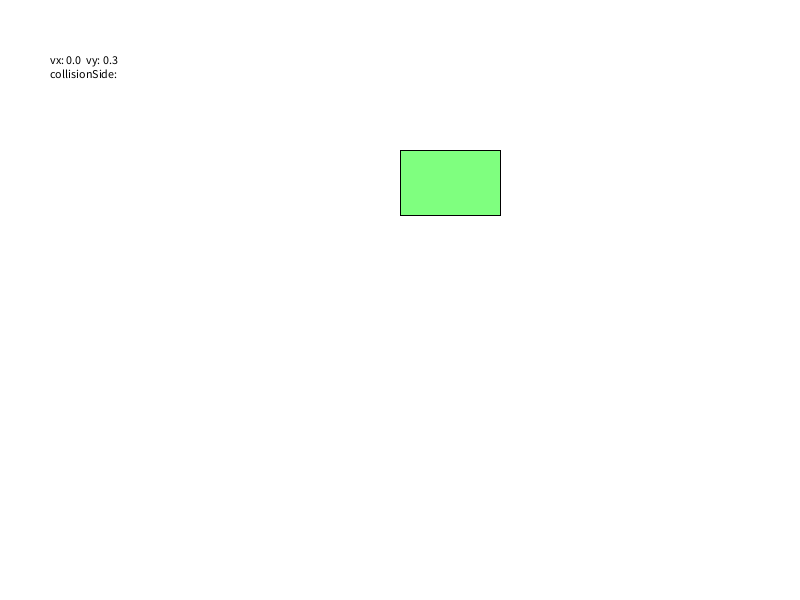
Frame 1 (no input)
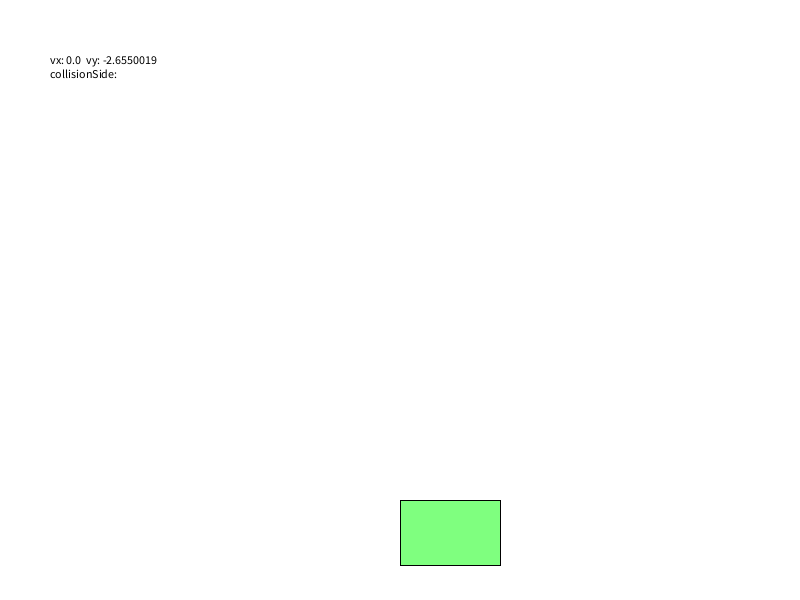
Frame 60 (the mouse pressed at the canvas centre just before this capture)
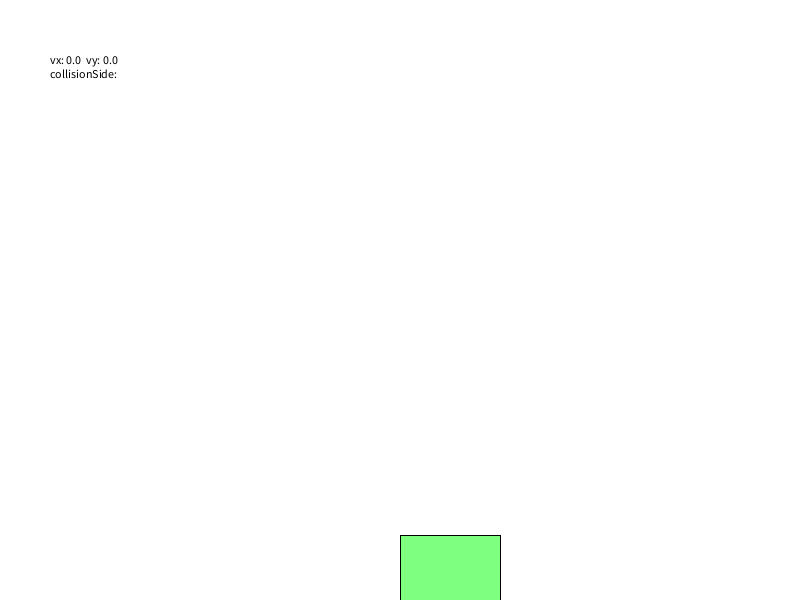
Frame 120 (the mouse held since frame 60 and released just before this capture)

The Processing sketch that drew these frames (run headless with seeded random() and noise(); from frame 60 on, the mouse is pressed at the canvas centre):

// Processing sketch: p5jumping
// ── p5jumping.pde
//jumping
//TODO: platform, images, platforms, shooting, enemies

Unicorn u;

boolean left, right, up, down, space;

void setup() {
  size(800, 600);

  left = false;
  right = false;
  up = false;
  down = false;
  space = false;


  //unicorn values
  u = new Unicorn();
}

void draw() {
  background(255);
  u.update();
  u.display();
  displayPositionData();
}

void displayPositionData() {
  fill(0);
  String s = "\nvx: "+u.vx+"  vy: "+u.vy + 
    "\ncollisionSide: "+u.collisionSide;
  text(s, 50, 50);
}

void keyPressed() {
  switch (keyCode) {
  case 37://left
    left = true;
    break;
  case 39://right
    right = true;
    break;
  case 38://up
    up = true;
    break;
  case 40://down
    down = true;
    break;
  case 32: //space
    space = true;
    break;
  }
}
void keyReleased() {
  switch (keyCode) {
  case 37://left
    left = false;
    break;
  case 39://right
    right = false;
    break;
  case 38://up
    up = false;
    break;
  case 40://down
    down = false;
    break;
  case 32: //space
    space = false;
    break;
  }
}

// ── Unicorn.pde
class Unicorn {

  float w, h, x, y, vx, vy, 
    accelerationX, accelerationY, 
    speedLimit;

  //world variables
  float friction, bounce, gravity;

  boolean isOnGround;
  float jumpForce;

  float halfWidth, halfHeight;
  String collisionSide;


  Unicorn() {
    w = 100;//was 140. shrink to be centered on body
    h = 65;//was 95. shrink to be centered on body
    x = 400;
    y = 150;
    vx = 0;
    vy = 0;
    accelerationX = 0;
    accelerationY = 0;
    speedLimit = 10;
    isOnGround = false;
    jumpForce = -10;

    //world values
    friction = 0.96;
    bounce = -0.7;
    gravity = .3;

    halfWidth = w/2;
    halfHeight = h/2;

    collisionSide = "";
  }

  void update() {
    //start all moves off with friction at 1

    if (left && !right) {
      accelerationX = -0.2;
      friction = 1;
    }
    if (right && !left) {
      accelerationX = 0.2;
      friction = 1;
    }
    if (!left&&!right) {
      accelerationX = 0;
    }

    if (up && !down && isOnGround) {
      //accelerationY = -0.2;
      //need to use vy instead of accelerationY 
      //because it gets modified by gravity
      //we are adding a basic force impulse
      vy = jumpForce;
      isOnGround = false;
      //gravity = 0;
      friction = 1;
    }

    if (down && !up) {
      //accelerationY = 0.2;
      //friction = 1;
    }
    if (!up&&!down) {
      //accelerationY = 0;
    }
    //removing impulse reintroduces friction
    if (!up && !down && !left && !right) {
      friction = 0.96; 
      //gravity = 0.3;
    }

    vx += accelerationX;
    vy += accelerationY;

    //friction 1 = no friction
    vx *= friction;

    //apply gravity
    vy += gravity;

    ////correct for maximum speeds
    if (vx > speedLimit) {
      vx = speedLimit;
    }
    if (vx < -speedLimit) {
      vx = -speedLimit;
    }
    //need to let gravity ramp it up
    if (vy > 3 * speedLimit) {
      vy = 3 * speedLimit;
    }
    //don't need when jumping
    if (vy < -speedLimit) {
      //vy = -speedLimit;
    }
    
    //correct minimum speeds
    if (abs(vx) < 0.2) {
      vx = 0;
    }

    ////move the player
    x+=vx;
    y+=vy;

    checkBoundaries();
  }

  void checkBoundaries() {
    ////check boundaries
    ////left
    if (x < 0) {
      vx *= bounce;
      x = 0;
    }
    //// right
    if (x + w > width) {
      vx *= bounce;
      x = width - w;
    }
    ////top
    if (y < 0) {
      vy *= bounce;
      y = 0;
    }
    if (y + h > height) {
      if (vy < 1) {
        isOnGround = true;
        vy = 0;
      } else {
        //reduced bounce for floor bounce
        vy *= bounce/2;
      }
      y = height - h;
    }
  }

  void display() {
    fill(0, 255, 0, 128);
    rect(x, y, w, h);
  }
}
